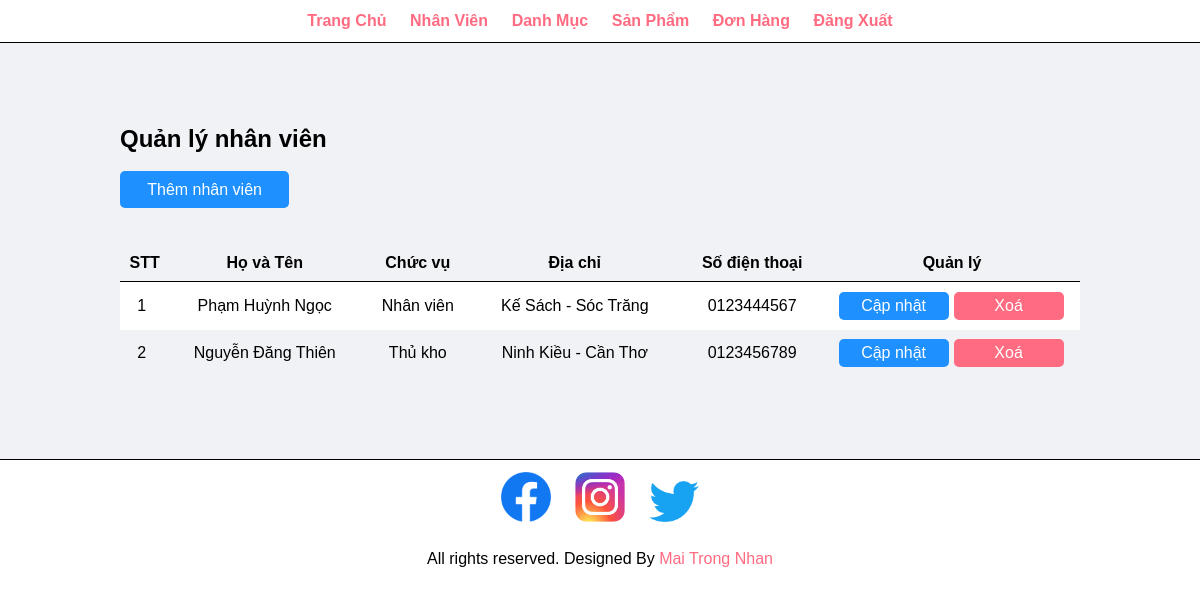
Before: /Admin/manager-admin.php (signed in) with the older database file.
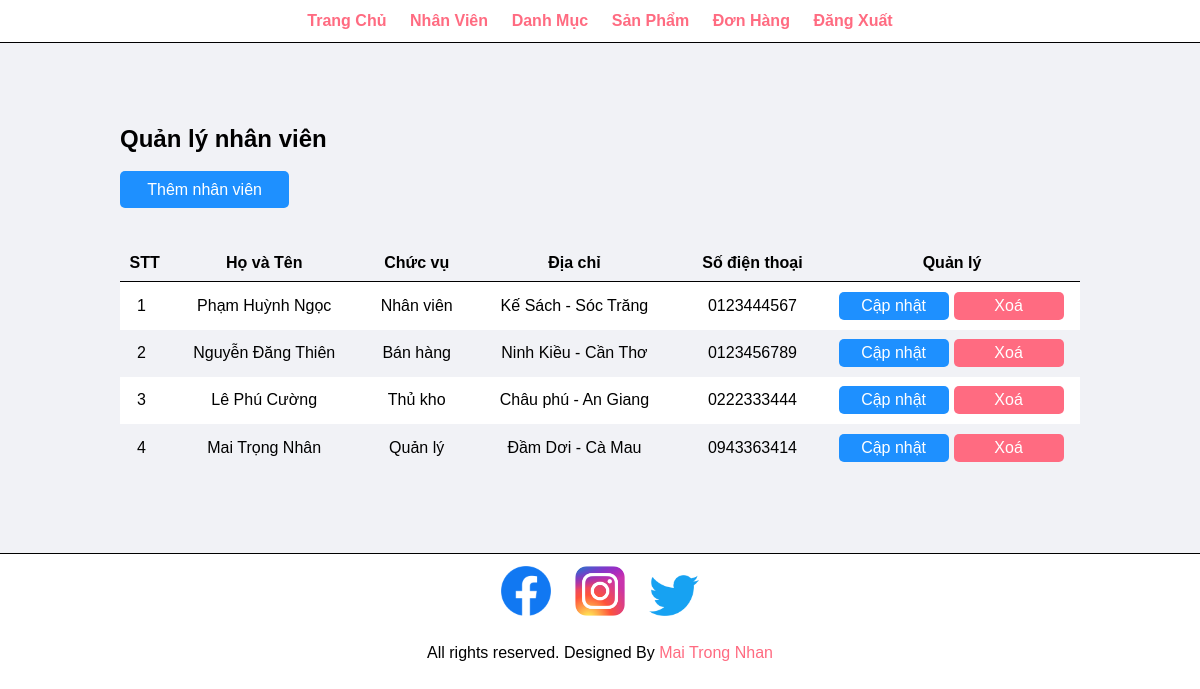
After: the same page with the newer database file.
### tables this page shows
CREATE TABLE `NhanVien` (
  `MSNV` int(5) NOT NULL,
  `HoTenNV` varchar(50) DEFAULT NULL,
  `UserName` varchar(50) DEFAULT NULL,
  `Password` varchar(50) DEFAULT NULL,
  `ChucVu` varchar(50) DEFAULT NULL,
  `DiaChi` varchar(50) DEFAULT NULL,
  `SoDienThoai` varchar(10) DEFAULT NULL CHECK (1 = `SoDienThoai` regexp '^[0-9]{10}$')
);

### Config/connect.php (called while the page is built, shortened)
<?php
function executeSQLResult ($conn, $sql) {
    $result = mysqli_query($conn, $sql);
    $data = array();
    while ($row = mysqli_fetch_array($result)) {
        $data[] = $row;
    }
    return $data;
}
?>

### Admin/manager-admin.php (the view, shortened to what this page needs)
<?php include('./layouts/header.php') ?>
<section class="main text-content">
    <div class="container">
        <h1>Quản lý nhân viên</h1>
        <br>
        <a href=<?php echo URL . "admin/add-admin.php"; ?> class="btn-200 btn-primary">Thêm nhân viên</a>
        <br><br>
        <table class="tbl-manager">
            <tr>
                <th>STT</th>
                <th>Họ và Tên</th>
                <th>Chức vụ</th>
                <th>Địa chỉ</th>
                <th>Số điện thoại</th>
                <th>Quản lý</th>
            </tr>
            <?php
            $conn = connectToDatabase();
            $sql = "SELECT * FROM NhanVien";
            $listAdmin = executeSQLResult($conn, $sql);
            for ($i = 1; $i <= count($listAdmin); $i++) {
                if ($i % 2 == 0) {
                    $id = $listAdmin[$i-1]['MSNV'];
                    $hoVaTen = $listAdmin[$i - 1]['HoTenNV'];
                    $chucVu = $listAdmin[$i - 1]['ChucVu'];
                    $diaChi = $listAdmin[$i - 1]['DiaChi'];
                    $soDienThoai = $listAdmin[$i - 1]['SoDienThoai'];
            ?>
                    <tr class="text-center">
                        <td><?php echo $i; ?></td>
                        <td><?php echo $hoVaTen; ?></td>
                        <td><?php echo $chucVu; ?></td>
                        <td><?php echo $diaChi; ?></td>
                        <td><?php echo $soDienThoai; ?></td>
                        <td>
                            <a href=<?php echo URL."admin/update-admin.php?id=".$id; ?> class="btn-primary">Cập nhật</a>
                            <a href=<?php echo URL."admin/delete-item.php?id=".$id."&type=1"; ?> class="btn-danger">Xoá</a>
                        </td>
                    </tr>
            <?php
                } else {
                    $id = $listAdmin[$i-1]['MSNV'];
                    $hoVaTen = $listAdmin[$i - 1]['HoTenNV'];
                    $chucVu = $listAdmin[$i - 1]['ChucVu'];
                    $diaChi = $listAdmin[$i - 1]['DiaChi'];
                    $soDienThoai = $listAdmin[$i - 1]['SoDienThoai'];
            ?>
                    <tr class="white text-center">
                        <td><?php echo $i; ?></td>
                        <td><?php echo $hoVaTen; ?></td>
                        <td><?php echo $chucVu;?></td>
                        <td><?php echo $diaChi; ?></td>
                        <td><?php echo $soDienThoai; ?></td>
                        <td>
                            <a href=<?php echo URL."admin/update-admin.php?id=".$id; ?> class="btn-primary">Cập nhật</a>
                            <a href=<?php echo URL."admin/delete-item.php?id=".$id."&type=1"; ?> class="btn-danger">Xoá</a>
                        </td>
                    </tr>
            <?php
                }
            }
            ?>
        </table>
    </div>
</section>
<?php
include('./layouts/footer.php') ?>

Changed rows visible on the page:
changed nhanvien "Nguyễn Đăng Thiên": ChucVu "Thủ kho" → "Bán hàng"
added nhanvien: HoTenNV "Lê Phú Cường", ChucVu "Thủ kho", DiaChi "Châu phú - An Giang", SoDienThoai "0222333444"
added nhanvien: HoTenNV "Mai Trọng Nhân", ChucVu "Quản lý", DiaChi "Đầm Dơi - Cà Mau", SoDienThoai "0943363414"
